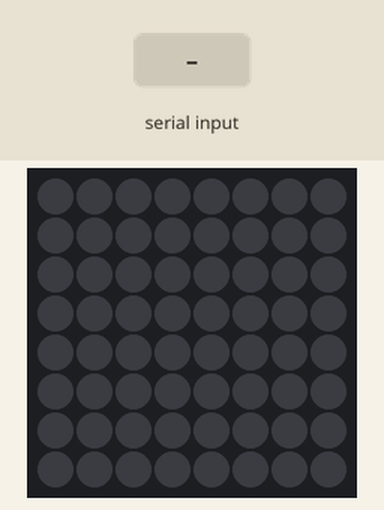
This program was run on a simulated Raspberry Pi (BCM pin numbers) with a Sense HAT. Shown: the Sense HAT's 8×8 RGB LED matrix. The inputs (shaded band) are chosen by the test bench. What the program prints to the terminal is not drawn. At 5.8 s the program stops and its outputs stay as they are.

Above: at 1.2 s.
1.3 s: "1" typed at the terminal
At 2.0 s:
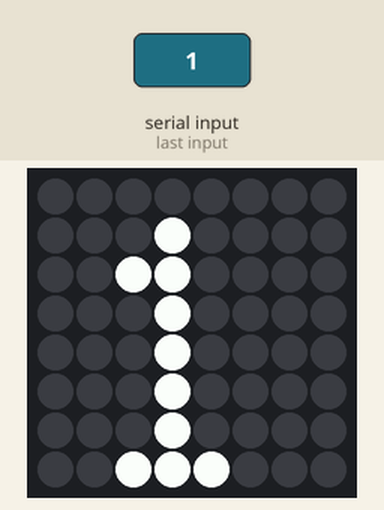
2.8 s: "0" typed at the terminal
At 3.1 s:
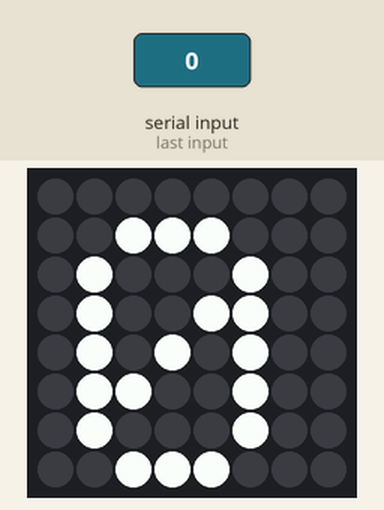
4.3 s: "2" typed at the terminal
At 5.4 s:
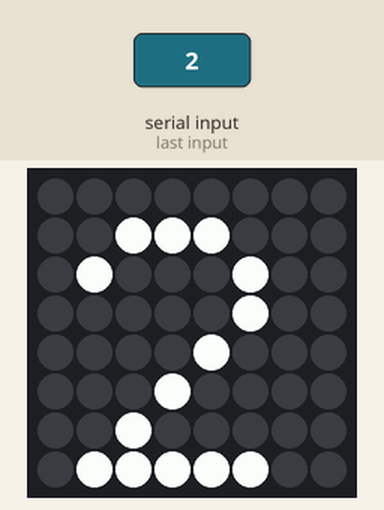
5.8 s: "@" typed at the terminal
At 6.6 s:
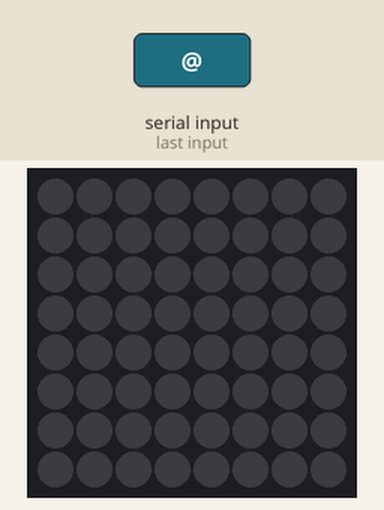
Timing chart, 0 to 7.3 s (numbered marks = the images above; inputs shaded):
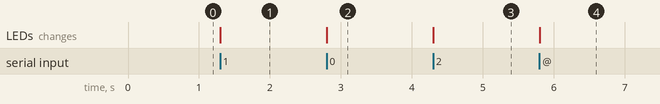

Measured:
- after the input at 1.3 s, the LEDs: change at once (image 1)
- after the input at 2.8 s, the LEDs: change at once (image 2)
- after the input at 4.3 s, the LEDs: change at once (image 3)
- after the input at 5.8 s, the LEDs: change at once (image 4)

The program:

Sense_clavier.py
```python
from sense_hat import SenseHat
import sys,tty,termios

def readChar():
	fd = sys.stdin.fileno()
        old_settings = termios.tcgetattr(fd)
        try:
            tty.setraw(sys.stdin.fileno())
            ch = sys.stdin.read(1)
        finally:
            termios.tcsetattr(fd, termios.TCSADRAIN, old_settings)
        return ch

sense=SenseHat()
sig=True
print "Press @ to exit"
while sig:
	nb = readChar()
	if nb=='@':
		sig=False
	sense.show_letter(nb)
sense.clear()
```
